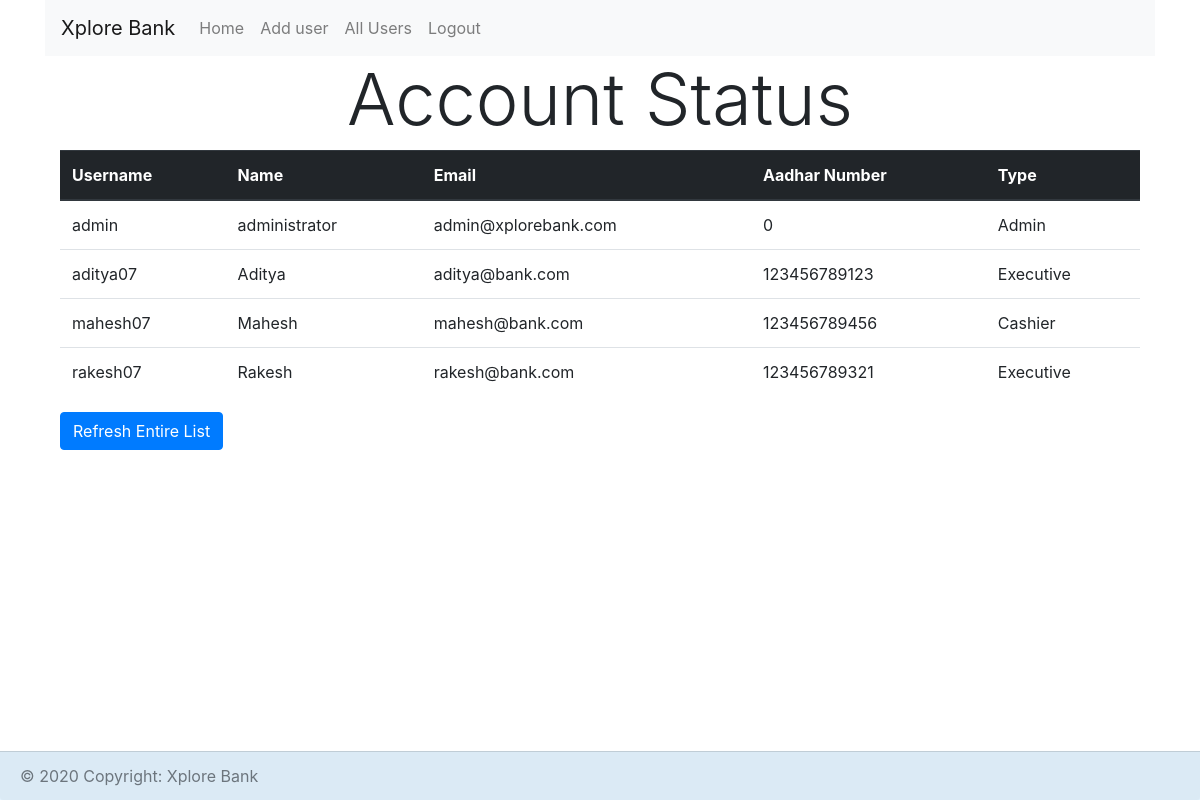
Page /get-users (signed in) on the committed database.
### application/models.py (models this page shows)
class User(db.Model, UserMixin):
    id = db.Column(db.Integer, primary_key=True, autoincrement=True)
    name = db.Column(db.String(50), nullable=False)
    userId = db.Column(db.String(50), nullable=False, unique=True)
    email = db.Column(db.String(50), nullable=False, unique=True)
    password = db.Column(db.String(50), nullable=False)
    type = db.Column(db.Integer, nullable=False)
    aadhar = db.Column(db.String(50), nullable=False, unique=True)
    timeStamp = db.Column(db.DateTime, default=datetime.now)
    def is_admin(self):
        if self.type == 2:
            return True
    def is_executive(self):
        if self.type == 1:
            return True
    def is_cashier(self):
        if self.type == 0:
            return True

### application/routes.py (the view)
@unauth_routes.route('/get-users', methods=['GET', 'POST'])
@login_required
def all_users():
    if current_user.is_admin():
        user = User.query.all()
        return render_template('auth/admin/all_users.html', all_users=user)
    else:
        message = Markup("Error: Not authenticated to perform action.<br /> Contact Administrator if this is a mistake")
        flash(message, 'danger')
        return redirect(url_for('routes.index'))

### application/__init__.py (called while the page is built)
def create_app():
    app = Flask(__name__)
    app.config.from_object(Config)
    db.init_app(app)
    from .models import User
    login_manager = LoginManager()
    login_manager.login_view = 'routes.login'
    login_manager.init_app(app)
    if db.create_all(app=app):
        db.create_all(app=app)
    @login_manager.user_loader
    def load_user(user_id):
        return User.query.get(int(user_id))
    from .auth import auth as auth_blueprint
    app.register_blueprint(auth_blueprint)
    from .routes import unauth_routes as routes_blueprint
    app.register_blueprint(routes_blueprint)
    from .executives import executives as exec_blueprint
    app.register_blueprint(exec_blueprint)
    from .cashier import cashier as cashier_blueprint
    app.register_blueprint(cashier_blueprint)
    return app

### application/templates/auth/admin/all_users.html (shortened to what this page needs)
{% extends 'layout.html' %}
{% block page %}
<h1 class="display-3 text-center">Account Status</h1>
<table class="table">
	<thead class="thead-dark">
	<tr>
		<th scope="col">Username</th>
		<th scope="col">Name</th>
		<th scope="col">Email</th>
		<th scope="col">Aadhar Number</th>
		<th scope="col">Type</th>
	</tr>
	</thead>
	<tbody>
	{% for user in all_users %}
	<tr>
		<td>{{ user.userId }}</td>
		<td>{{ user.name }}</td>
		<td>{{ user.email }}</td>
		<td>{{ user.aadhar }}</td>
		{% if user.type==0 %}
		<td>Cashier</td>
		{% elif user.type==1 %}
		<td>Executive</td>
		{% elif user.type==2 %}
		<td>Admin</td>
		{% endif %}
	</tr>
	{% endfor %}
	</tbody>
</table>
<a class="btn btn-primary" href="{{url_for('routes.all_users')}}">Refresh Entire List</a>
{% endblock %}

### application/templates/layout.html (shortened to what this page needs)
<!DOCTYPE html>
<html lang="en">
<head>
	<link href="static/css/bootstrap.min.css" rel="stylesheet">
	<link href="static/css/custom.css" rel="stylesheet">
</head>
<body>
<div class="container">
	{% include 'includes/navbar.html' %}
	<div class="container">
		{% block page %}
		{%endblock %}
	</div>
	<br/>
	<br>
	<div class="fixed-bottom">
		{% include 'includes/footer.html' %}
	</div>
</div>
</body>
</html>

### application/templates/includes/navbar.html (shortened to what this page needs)
<nav class="navbar navbar-expand-lg navbar-light bg-light">
	<a class="navbar-brand" href="/">Xplore Bank</a>
	<div class="collapse navbar-collapse" id="navbarTogglerDemo02">
		<ul class="navbar-nav mr-auto mt-2 mt-lg-0">
			{%if current_user.is_authenticated%}
			{% if current_user.is_executive() %}
			{% include 'includes/executive_nav.html' %}
			<li class="nav-item ">
				<a class="nav-link" href="/logout">Logout</a>
			</li>
			{% elif current_user.is_cashier() %}
			{% include 'includes/cashier_nav.html' %}
			<li class="nav-item ">
				<a class="nav-link" href="/logout">Logout</a>
			</li>
			{% elif current_user.is_admin() %}
			{% include 'includes/admin_nav.html' %}
			<li class="nav-item ">
				<a class="nav-link" href="/logout">Logout</a>
			</li>
			{% endif %}
			{% endif %}
		</ul>
	</div>
</nav>

### application/templates/includes/admin_nav.html
<li class="nav-item">
	<a class="nav-link" href="/">Home</a>
</li>
<li class="nav-item">
	<a class="nav-link" href="{{url_for('routes.register') }}">Add user</a>
</li>
<li class="nav-item">
	<a class="nav-link" href="{{url_for('routes.user_detail') }}">All Users</a>
</li>

### application/templates/includes/footer.html
<footer class="page-footer font-small blue" style="background-color: #e3f2fd;">
	<div class="card-footer text-muted">
		© 2020 Copyright: Xplore Bank
	</div>
</footer>

### rows in the picture
User: userId "admin", name "administrator", email "admin@xplorebank.com", aadhar "0", type "Admin"
User: userId "aditya07", name "Aditya", email "aditya@bank.com", aadhar "123456789123", type "Executive"
User: userId "mahesh07", name "Mahesh", email "mahesh@bank.com", aadhar "123456789456", type "Cashier"
User: userId "rakesh07", name "Rakesh", email "rakesh@bank.com", aadhar "123456789321", type "Executive"
